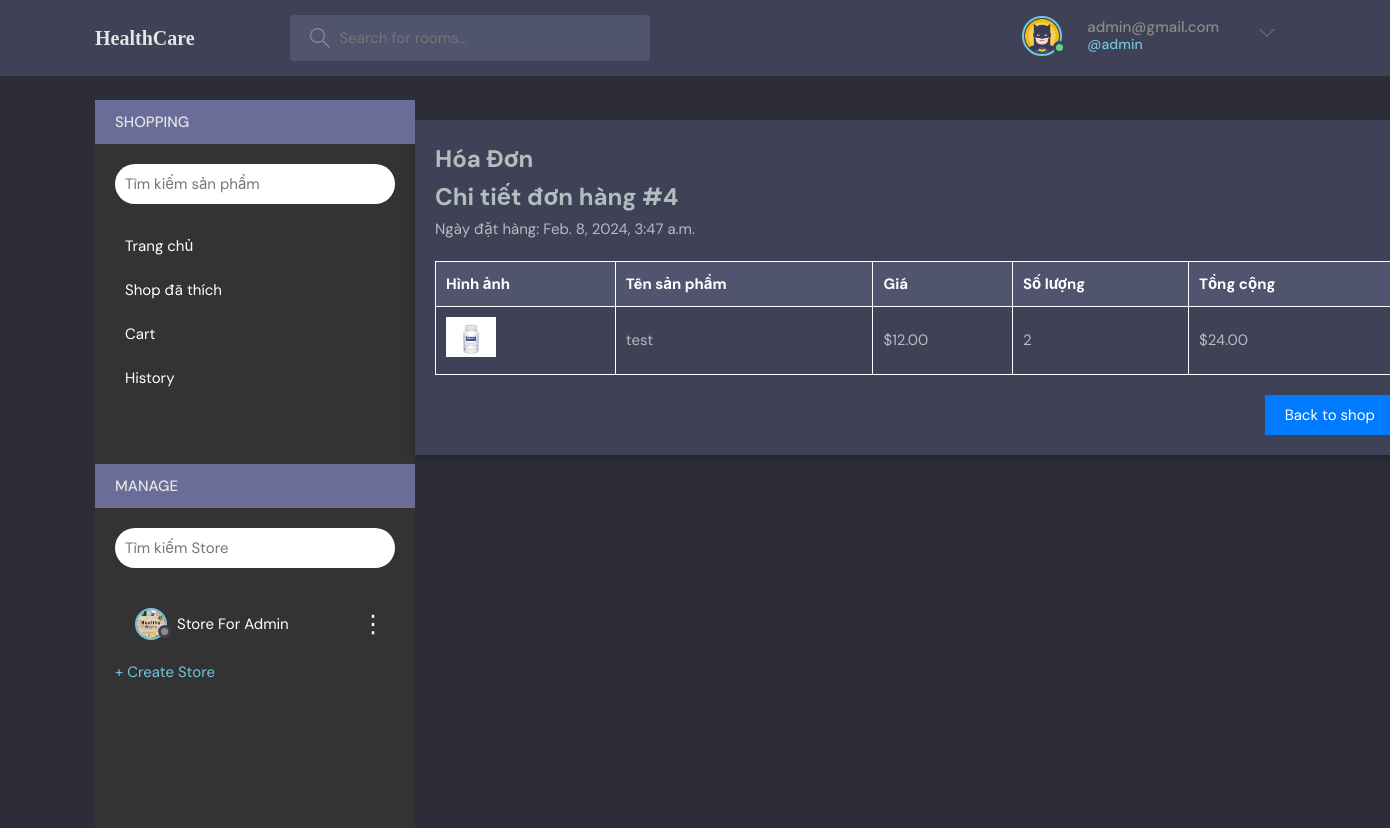
Page /order-detail/4/ (signed in) on the committed database.
### base/models.py (models this page shows, shortened)
class User(AbstractUser):
    name = models.CharField(max_length = 200, null = True)
    email =models.EmailField(unique = True,null =True)
    bio = models.TextField(null = True)
    avatar = models.ImageField(default='defaut1.png',null=True)
    USERNAME_FIELD ='email'
    REQUIRED_FIELDS = []

class Store(models.Model):
    owner = models.ForeignKey(User, on_delete=models.CASCADE, related_name='stores')
    img = models.ImageField(default='storebanner.webp',null=True)
    name = models.CharField(max_length=255)
    liker = models.ManyToManyField(User,related_name='liker',blank=True)
    description = models.TextField()

class Order(models.Model):
    user = models.ForeignKey(User, on_delete=models.CASCADE)
    store = models.ForeignKey(Store, on_delete=models.CASCADE, related_name='orders',null=True)
    order_date = models.DateTimeField(auto_now_add=True)
    address = models.TextField( null=True)  # Assuming a simple text field for the address
    full_name = models.CharField(max_length=255,null=True)  # To store the full name of the user placing the order
    phone_number = models.CharField(max_length=20,null=True)

class OrderDetail(models.Model):
    order = models.ForeignKey(Order, on_delete=models.CASCADE)
    product = models.ForeignKey(Product, on_delete=models.CASCADE)
    quantity = models.PositiveIntegerField()
    subtotal = models.DecimalField(max_digits=10, decimal_places=2)

class Product(models.Model):
    store = models.ForeignKey(Store, on_delete=models.CASCADE, related_name='products' ,null=True)
    name = models.CharField(max_length=255)
    quantity = models.PositiveIntegerField()
    description = models.TextField()
    price = models.DecimalField(max_digits=10, decimal_places=2)
    image = models.ImageField(upload_to='products/')

### base/views.py (the view)
# urls.py: path('order-detail/<int:order_id>/', views.order_detail, name='order_detail'),
def order_detail(request, order_id):
    stores = Store.objects.filter(owner=request.user)
    order = get_object_or_404(Order, id=order_id, user=request.user)  # Ensure the order belongs to the logged-in user
    order_items = order.orderdetail_set.all()  # Retrieve all items associated with this order
    return render(request, 'base/order_detail.html', {'order': order, 'order_items': order_items,'stores':stores})

### base/templates/base/order_detail.html (shortened to what this page needs)
{%extends 'main.html'%}
{% block content%}
<main class="layout layout--3">
  <div class="container">
    {% include 'base/store_action.html'%}
    <div class="EventList">
        {%include 'base/order_detail_compo.html'%}
    </div>
  </div>
</main>
{%endblock%}

### templates/navbar.html (shortened to what this page needs)
{%load static%}
<header class="header header--loggedIn">
    <div class="container">
        <a href="{% url 'home' %}" class="header__logo">
            <h1 style="font-family: cursive">HealthCare</h1>
        </a>
        <form class="header__search" method="GET" action="{%url 'home'%}">
            <label style="padding: 1.3rem 1rem;">
                <input name="q" placeholder="Search for rooms..." />
            </label>
        </form>
        <nav class="header__menu">
            {%if request.user.is_authenticated%}
            <div class="header__user">
                <a href="{% url 'profile' request.user.id %}">
                    <div class="avatar avatar--medium active">
                        <img src="{{ request.user.avatar.url }}" />
                    </div>
                    <p>{{request.user}} <span>@{{request.user.username}}</span></p>
                </a>
                <button class="dropdown-button">
                    <svg version="1.1" xmlns="http://www.w3.org/2000/svg" width="32" height="32" viewBox="0 0 32 32">
                        <title>chevron-down</title>
                        <path d="M16 21l-13-13h-3l16 16 16-16h-3l-13 13z"></path>
                    </svg>
                </button>
            </div>
            {%else%}
            <a href="{% url 'login' %}">
                <img src="{% static 'images/avatar.svg'%}" alt="">
                <p>Login</p>
            </a>
            {%endif%}
        </nav>
    </div>
</header>

### base/templates/base/store_action.html (shortened to what this page needs)
<div class="topics">
    <div class="room__top">
        <div class="room__topLeft">
            <h3>Shopping</h3>
        </div>
    </div>
    <div class="sidebar">
        <form action="{%url 'shop'%}" method="GET">
            <div class="search">
                <input type="search" name="q" placeholder="Tìm kiếm sản phẩm">
            </div>
        </form>
        <div class="menu">
            <a href="{%url 'shop'%}" class="menu-item ">Trang chủ</a>
            <a href="" class="menu-item ">Shop đã thích</a>
            <a href="{%url 'cart_detail'%}" class="menu-item ">Cart</a>
            <a href="{%url 'order_history'%}" class="menu-item">History</a>
        </div>
    </div>
    <div class="topics">
        <div class="room__top">
            <div class="room__topLeft">
                <h3>Manage</h3>
            </div>
        </div>
        <div class="sidebar">
            <form action="{%url 'shop'%}" method="GET">
                <div class="search">
                    <input type="search" name="q" placeholder="Tìm kiếm Store">
                </div>
            </form>
            <div class="menu">
                {%for s in stores%}
                <div class="menu-item ">
                    <a href="{%url 'store_detail' s.id%}">
                        <div class="avatar avatar--small">
                            <img src="{{s.img.url}}" alt="cc" />
                        </div>
                        {{s.name}}
                    </a>
                    <div class="dropdown-toggle" id="dropdownMenuButton">
                        <span>⋮</span>
                    </div>
                </div>
                {%endfor%}
                    <a href="{%url 'create_store'%}">
                        + Create Store
                    </a>
            </div>
        </div>
    </div>
</div>

### base/templates/base/order_detail_compo.html (shortened to what this page needs)
    <div class="cart">
        <h1>Hóa Đơn</h1>
        <h1>Chi tiết đơn hàng #{{ order.id }}</h1>
        <p>Ngày đặt hàng: {{ order.order_date }}</p>
        <table>
            <thead>
                <tr>
                    <th>Hình ảnh</th>
                    <th>Tên sản phẩm</th>
                    <th>Giá</th>
                    <th>Số lượng</th>
                    <th>Tổng cộng</th>
                </tr>
            </thead>
            <tbody>
                {%for c in order_items %}
                <tr>
                    <td><img src="{{c.product.image.url}}" alt="Sản phẩm 1"></td>
                    <td>{{c.product.name}}</td>
                    <td>${{c.product.price}}</td>
                    <td>{{c.quantity}}</td>
                    <td>${{c.subtotal}}</td>
                </tr>
                {%endfor%}
            </tbody>
        </table>
        <div class="checkout">
           <a href="{%url 'shop'%}"> <button>Back to shop</button></a>
    </div>

### static/styles/style.css (style rules this page uses)
:root { --color-main: #71c6dd; --color-main-light: #e1f6fb; --color-dark: #3f4156; --color-dark-medium: #51546e; --color-dark-light: #696d97; --color-light: #e5e5e5; --color-gray: #8b8b8b; --color-light-gray: #b2bdbd; --color-bg: #2d2d39; --color-success: #5dd693; --color-error: #fc4b0b; }
* { font-family: "DM Sans", -apple-system, BlinkMacSystemFont, "Segoe UI", Roboto, Oxygen, Ubuntu, Cantarell, "Open Sans", "Helvetica Neue", sans-serif; margin: 0; padding: 0; box-sizing: border-box; text-rendering: optimizeLegibility; font-size: inherit; }
html { font-size: 56.25%; }
@media only screen and (min-width: 1200px) { html { font-size: 62.5%; } }
body { line-height: 1.6; font-weight: 400; font-size: 1.5rem; color: var(--color-light-gray); background-color: var(--color-bg); min-height: 100vh; }
img { width: 100%; }
a { display: inline-block; color: var(--color-main); text-decoration: none; }
.container { max-width: 120rem; width: 90%; margin: auto; }
.avatar { position: relative; display: inline-block; border-radius: 50%; border: 2px solid var(--color-main); }
.avatar img { display: block; border-radius: 50%; object-fit: cover; object-position: center; }
.avatar::after { content: ""; display: block; position: absolute; background-color: var(--color-gray); z-index: 111; border-radius: 50%; border: 0.3rem solid var(--color-dark); }
.avatar.active::after { background-color: var(--color-success); }
.avatar.avatar--small img { width: 2.8rem; height: 2.8rem; }
.avatar.avatar--small:after { width: 0.7rem; height: 0.7rem; bottom: 0px; right: -6px; }
.avatar.avatar--medium img { width: 3.6rem; height: 3.6rem; border-radius: 50%; }
.avatar.avatar--medium:after { width: 0.7rem; height: 0.7rem; bottom: 0px; right: -6px; }
.header { padding: 1.5rem; background-color: var(--color-dark); }
.header > .container { display: flex; gap: 9.5rem; }
.header__logo, .header__user { display: flex; gap: 2rem; align-items: center; }
.header__logo > h1 { font-weight: 700; font-size: 2rem; color: var(--color-light); }
.header__search > label { background-color: var(--color-dark-medium); padding: 1.3rem 1rem; display: flex; align-items: center; gap: 1rem; border-radius: 4px; }
.header__search svg { fill: var(--color-gray); width: 2rem; height: 2rem; margin-left: 1rem; }
.header__search input { width: 30rem; background: transparent; border: none; outline: none; color: var(--color-light); }
.header__menu { margin-left: auto; position: relative; }
.header__menu a { display: flex; gap: 1.5rem; align-items: center; font-weight: 500; text-decoration: none; color: var(--color-gray); }
.header__menu img { height: 3.6rem; }
.header__menu p { line-height: 1.2; }
.header__menu span { color: var(--color-main); font-weight: 500; font-size: 1.4rem; display: block; }
.header__menu svg { width: 1.6rem; height: 1.6rem; fill: var(--color-dark-light); }
.dropdown-button { background: transparent; border: 0; outline: 0; cursor: pointer; }
.layout { margin-top: 2.4rem; }
.layout > .container { display: flex; justify-content: space-between; align-items: flex-start; }
.layout--3 > .container > div:nth-child(2) { flex-basis: 50%; }
.layout--3 > .container > div:last-child { flex-basis: 25%; }
.room__top, .participants__top { background: var(--color-dark-light); display: flex; justify-content: space-between; align-items: center; padding: 1rem 2rem; position: relative; }
.room__topLeft { display: flex; align-items: flex-end; gap: 1rem; }
.room__topLeft h3, .participants__top { text-transform: uppercase; font-weight: 500; color: var(--color-light); }

### base/templates/base/store_action.html (style rules this page uses)
.sidebar { width: 320px; background-color: #333; color: white; height: 40vh; padding: 20px; box-sizing: border-box; }
.search input[type="search"] { width: 100%; padding: 10px; margin-bottom: 20px; border: none; border-radius: 20px; }
.menu { list-style: none; padding: 0; margin: 0; }
.menu-item { display: block; padding: 10px 20px; color: white; text-decoration: none; border-radius: 10px; transition: background 0.3s; }
.menu-item { border-radius: 5px; display: flex; align-items: center; text-decoration: none; color: inherit; padding: 10px; position: relative; }
.menu-item a { border-radius: 5px; display: flex; align-items: center; text-decoration: none; color: inherit; padding: 10px; }
.avatar { margin-right: 10px; }
.avatar img { display: block; width: 40px; height: 40px; border-radius: 50%; }
.dropdown-toggle { cursor: pointer; font-size: 24px; user-select: none; margin-left: auto; }

### rows in the picture
User: user.avatar (picture), user "admin@gmail.com", user.username "admin"
Store: img (picture), name "Store For Admin"
Order: id "4", order_date "Feb. 8, 2024, 3:47 a.m."
OrderDetail: product.image (picture), product.name "test", product.price "12.00", quantity "2", subtotal "24.00"
